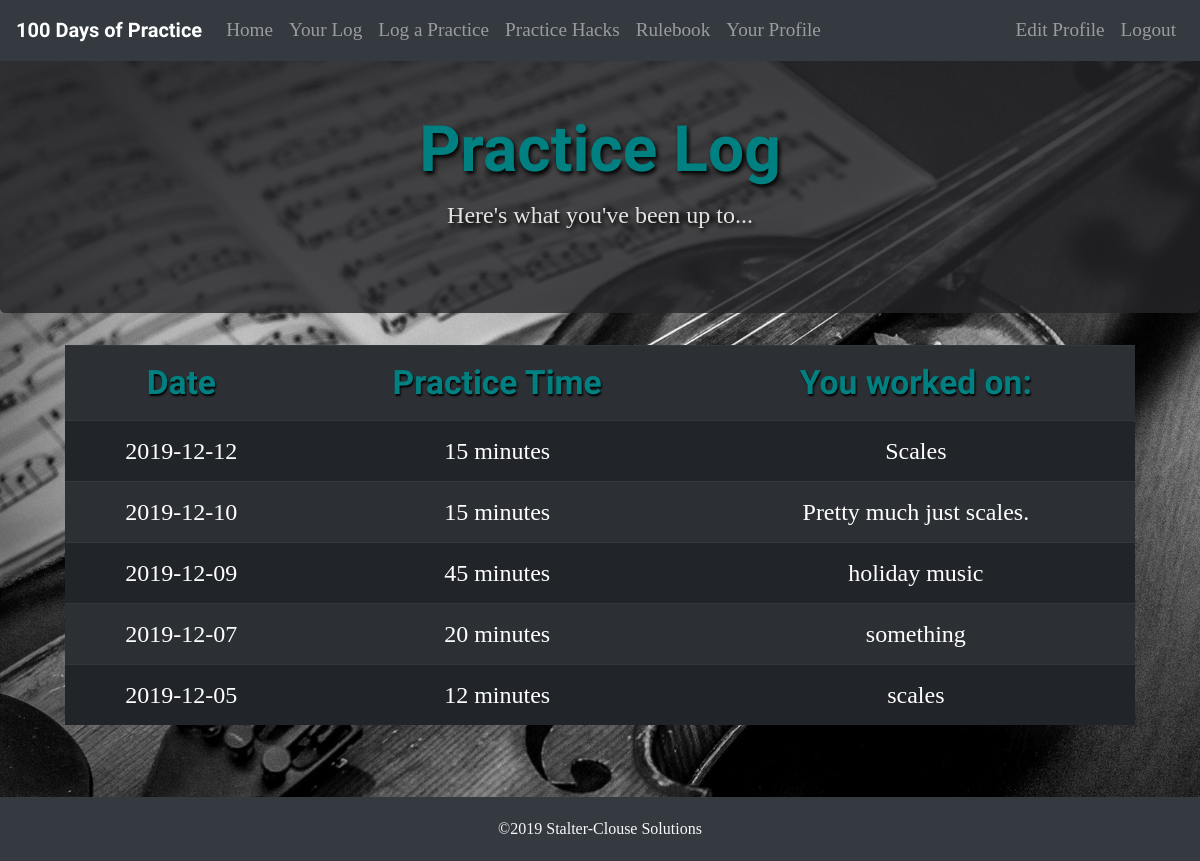
Page /practicelog.php (signed in) on the committed database.
### tables this page shows
CREATE TABLE `practice_log` (
  `practice_id` int(11) NOT NULL AUTO_INCREMENT,
  `student_id` int(11) NOT NULL,
  `practice_date` date DEFAULT NULL,
  `practice_duration` varchar(10) DEFAULT NULL,
  `practice_description` varchar(5000) DEFAULT NULL,
  PRIMARY KEY (`practice_id`),
  KEY `student_id` (`student_id`),
  CONSTRAINT `practice_log_ibfk_2` FOREIGN KEY (`student_id`) REFERENCES `student_list` (`student_id`) ON DELETE CASCADE
);

### practicelog.php (the view, shortened to what this page needs)
<?php
    require_once('templates/header.php');
    require_once('templates/navmenu.php');
?>
    <div class="jumbotron mt-5 bg-header">
        <h1 class="text-center page-title">Practice Log</h1>
        <p class="text-center secondary-page-title">Here's what you've been up to...</p>
    </div>
<?php
    $dbc = mysqli_connect(DB_HOST, DB_USER, DB_PASSWORD, DB_NAME)
            or die("The database connection failed, but that doesn't mean YOU should give up!");
    if (!isset($_GET['student_id']))
    {
        $query = "SELECT practice_date, practice_duration, practice_description FROM practice_log WHERE student_id = '" . $_SESSION['student_id'] . "' ORDER BY practice_date DESC";
    }
    else
    {
        $query = "SELECT practice_date, practice_duration, practice_description FROM practice_log WHERE student_id = '" . $_GET['student_id'] . "' ORDER BY practice_date DESC";
    }
    $data = mysqli_query($dbc, $query)
            or die("We could not get the student's practice data");
    echo '<div class="container col-11">';
    echo '<table class="table table-striped table-dark text-center practice-table">';
    echo '<tr><th class="th">Date</th><th class="th">Practice Time</th><th class="th">You worked on:</th></tr>';
    while ($row = mysqli_fetch_array($data))
    {
        $date = $row['practice_date'];
        $duration = $row['practice_duration'];
        $description = $row['practice_description'];
        echo '<tr><td>' . $date . '</td><td>' . $duration . ' minutes</td><td>' . $description . '</td></tr>';
    }
    echo '</table>';
    echo '</div>';
    require_once('templates/footer.php');
?>

### templates/header.php (shortened to what this page needs)
<!DOCTYPE html PUBLIC "-//W3C//DTD XHTML 1.0 Transitional//EN"
    "http://www.w3.org/TR/xhtml1/DTD/xhtml1-transitional.dtd" />
<html xmlns="http://www.w3.org/1999/xhtml" xml:lang="en" lang="en" />
<head>
    <link rel="stylesheet" href="https://maxcdn.bootstrapcdn.com/bootstrap/4.0.0/css/bootstrap.min.css" />
    <link rel="stylesheet" type="text/css" href="styles/styles.css" />
</head>
<body>

### templates/navmenu.php (shortened to what this page needs)
<?php
    if (isset($_SESSION['username']))
    {
?>
        <nav class="navbar navbar-expand-lg navbar-dark bg-dark fixed-top mb-4">
            <a class="navbar-brand" href="index.php">100 Days of Practice</a>
            <div id="navbarNavAltMarkup" class="collapse navbar-collapse">
                <div class="navbar-nav">
                    <a class="nav-item nav-link" href="index.php">Home <span class="sr-only">(current)</span></a>
                    <a class="nav-item nav-link" href="practicelog.php">Your Log</a>
                    <a class="nav-item nav-link" href="practicelogform.php">Log a Practice</a>
                    <a class="nav-item nav-link" href="practicehacks.php">Practice Hacks</a>
                    <a class="nav-item nav-link" href="rules.php">Rulebook</a>
                    <a class="nav-item nav-link" href="viewprofile.php">Your Profile</a>
                </div>
                <div class="navbar-nav ml-auto">
                    <a class="nav-item nav-link" href="editprofile.php">Edit Profile</a>
                    <a class="nav-item nav-link" href="logout.php">Logout</a>
                </div>
            </div>
        </nav>
<?php
    }
?>

### templates/footer.php (shortened to what this page needs)
    <footer class="fixed-bottom bg-dark text-light p-1">
        <p class="footer mt-3 text-center">&copy;2019 Stalter-Clouse Solutions</p>
    </footer>
</body>
</html>

### styles/styles.css (style rules this page uses)
body { background-image: url(../images/violin-wallpaper-bw.jpg); background-repeat: no-repeat; background-size: cover; padding-bottom: 120px; font-family: 'PT Serif', serif; }
nav { font-size: 1.2em; }
.navbar-brand { font-family: 'Bad Script', cursive; font-weight: bold; }
.page-title { font-family: 'Bad Script', cursive; font-weight: bold; font-size: 4em; color: teal; }
.secondary-page-title { font-size: 1.5em; }
.bg-header { background-color: rgba(38, 37, 39, 0.8); color: rgb(226, 226, 226); text-shadow: 2px 3px 4px black; }
.th { font-family: 'Bad Script', cursive; font-size: 1.4em; color: teal; font-weight: bold; text-shadow: 1px 2px 2px black; }
.practice-table { font-size: 1.5em; }

### rows in the picture
practice_log: practice_date "2019-12-12", practice_duration "15", practice_description "Scales"
practice_log: practice_date "2019-12-10", practice_duration "15", practice_description "Pretty much just scales."
practice_log: practice_date "2019-12-09", practice_duration "45", practice_description "holiday music"
practice_log: practice_date "2019-12-07", practice_duration "20", practice_description "something"
practice_log: practice_date "2019-12-05", practice_duration "12", practice_description "scales"
